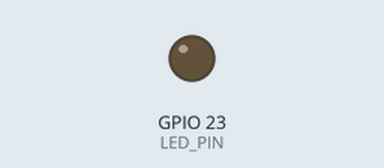
Bench run of a sketch on a simulated ESP32. On the bench: output pins drawn as LEDs (lit = HIGH).

Above: at 0.15 s.
At 6.15 s:
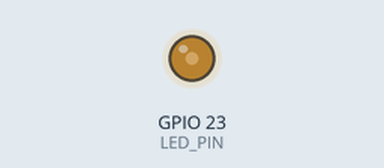
At 18.75 s:
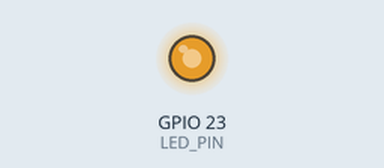
At 39.75 s:
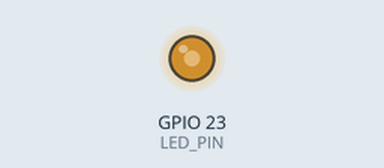
Timing chart, 0 to 40.0 s (numbered marks = the images above):
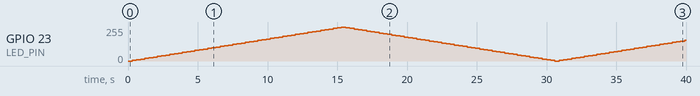

Measured:
- by itself, GPIO 23 (LED_PIN): 0/255 → 5/255 at 0.30 s, → 10/255 0.30 s later, → 15/255 0.30 s later, → 20/255 0.30 s later, … (133 changes in this stretch)

The sketch:

fadePWM.ino
```cpp
#define LED_PIN 23
const int channel = 0;
const int frequency = 1000;
const int resolution = 8;

int brightness = 0;
int fadeAmount = 5;
int wait = 300;

void setup() {
  ledcSetup(channel,frequency,resolution);
  ledcAttachPin(LED_PIN,channel);
} // END setup()

void loop() {
  ledcWrite(channel, brightness);

  brightness = brightness + fadeAmount;

  // reverse the direction of the fading at the ends of the fade:
  if (brightness <= 0 || brightness >= 255) {
    fadeAmount = -fadeAmount;
  } // END if

  delay(wait);

} // END loop()
```
